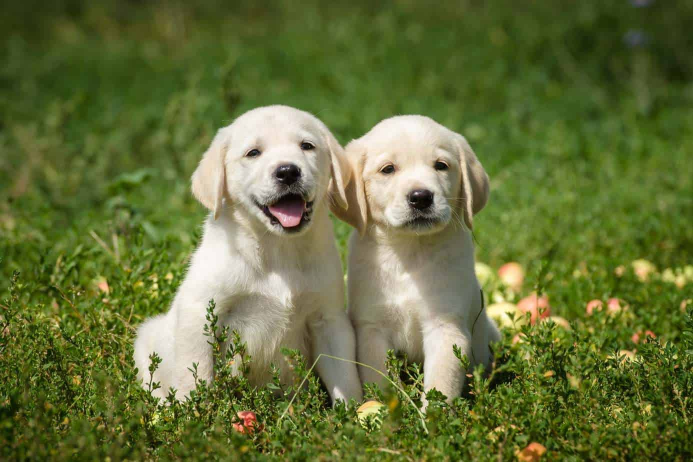
#> input picture lesson3/data/dogs.jpg, 1386 x 924 px (shown at 1/2 size)
$ python crop.py
#> lines starting #> are read from the running program, lines starting #| are printed output that depends on the picture
# crop
import os

import cv2


img = cv2.imread(os.path.join('.','data', 'dogs.jpg'))
#> img is the input picture: shape (924, 1386, 3); mean B, G, R 58.1, 111.9, 101.3

print(img.shape)
#| (924, 1386, 3)

cropped_img = img[220:740, 320:940]
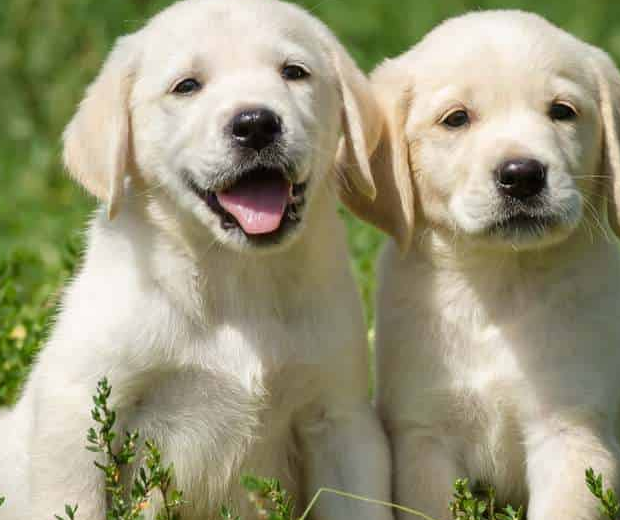
#> cropped_img: shape (520, 620, 3); mean B, G, R 123.6, 152.6, 156.2


cv2.imshow('img', img)
cv2.imshow('cropped_img', cropped_img)
cv2.waitKey(0)
